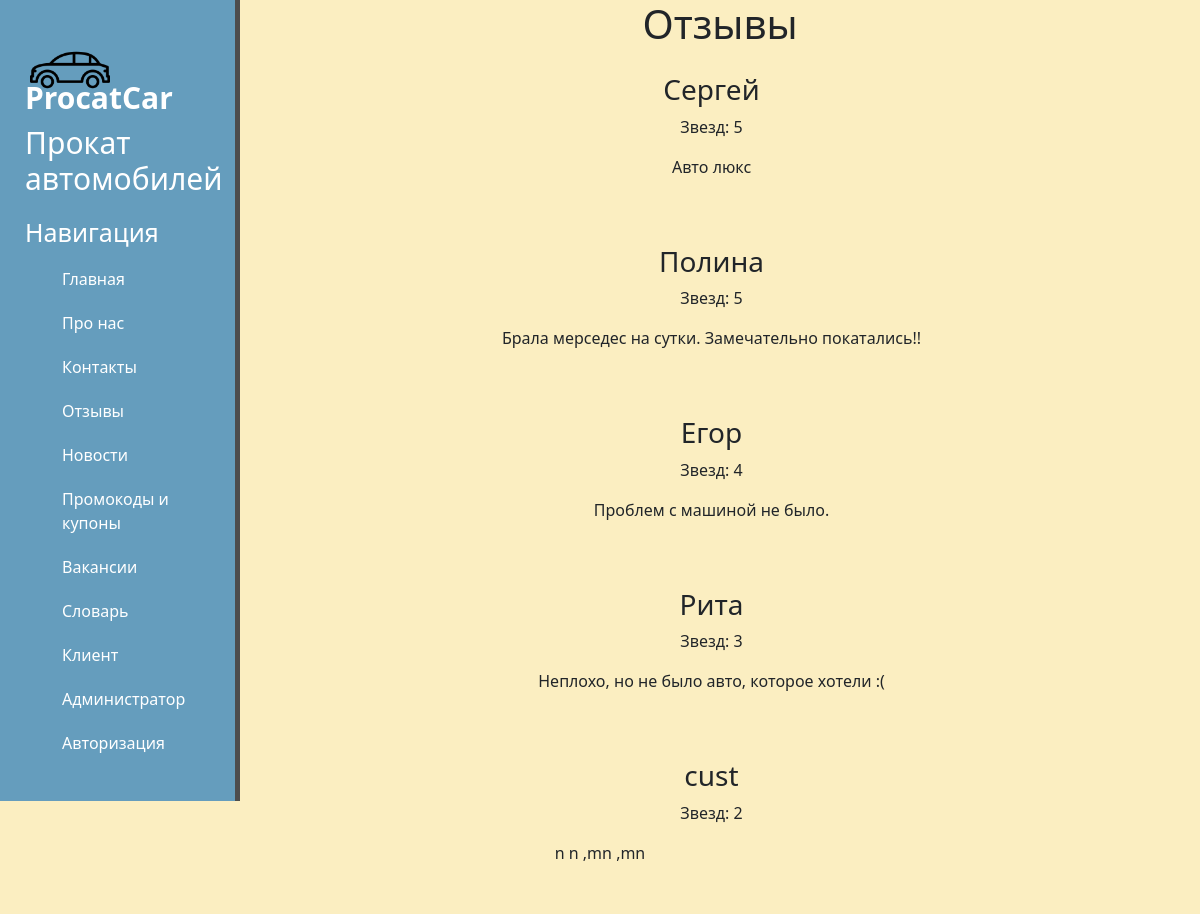
The page /feedback/ on the database its author committed.
### ProcatCar/models.py (models this page shows, shortened)
class Feedbacks(models.Model):  # отзывы
    name = models.CharField('Имя пользователя', max_length=20)
    rating = models.IntegerField()
    text = models.TextField('Отзыв', max_length=2500)
    date = models.DateField('Дата публикации', auto_now_add=True)
    class Meta:
        verbose_name = 'Отзыв'
        verbose_name_plural = 'Отзывы'

### ProcatCar/views.py (the view)
# urls.py: path('feedback/', views.feedback, name='feedback'),
def feedback(request):
    feedbacks = Feedbacks.objects.all()
    if feedbacks.exists():
        for feedback in feedbacks:
            logging.info(f'feedback_info: {feedback.name}')
    else:
        logging.warning('Отзывы не найдены')
    return render(request, 'feedback.html', {'feedbacks': feedbacks})

### ProcatCar/context_processors.py (called while the page is built)
def is_seller(request):
    if request.user.is_authenticated:
        is_seller = Seller.objects.filter(user=request.user).exists()
    else:
        is_seller = False
    return {'is_seller': is_seller}

def is_customer(request):
    if request.user.is_authenticated:
        is_customer = Customer.objects.filter(user=request.user).exists()
    else:
        is_customer = False
    return {'is_customer': is_customer}

### ProcatCar/templates/feedback.html (shortened to what this page needs)
{% extends 'layout.html' %}
{% block urlContent %}
    <div class="features" style="text-align: center;">
    <h1>Отзывы</h1>
    {% if feedbacks %}
        {% for feedback in feedbacks %}
            <div class="alert">
                <h3>{{ feedback.name }}</h3>
                <p>Звезд: {{ feedback.rating }} </p>
                <p>{{ feedback.text }}</p>
            </div>
        {% endfor %}
    {% else %}
        <p>Отзывы не найдены.</p>
    {% endif %}
{% endblock %}

### ProcatCar/static/ProcatCar/css/ProcatCar.css (style rules this page uses)
body { background: #fbeec1; }

### rows shown on the page
Feedbacks: name "Сергей", rating "5", text "Авто люкс"
Feedbacks: name "Полина", rating "5", text "Брала мерседес на сутки. Замечательно покатались!!"
Feedbacks: name "Егор", rating "4", text "Проблем с машиной не было."
Feedbacks: name "Рита", rating "3", text "Неплохо, но не было авто, которое хотели :("
Feedbacks: name "cust", rating "2", text "n n ,mn ,mn"
